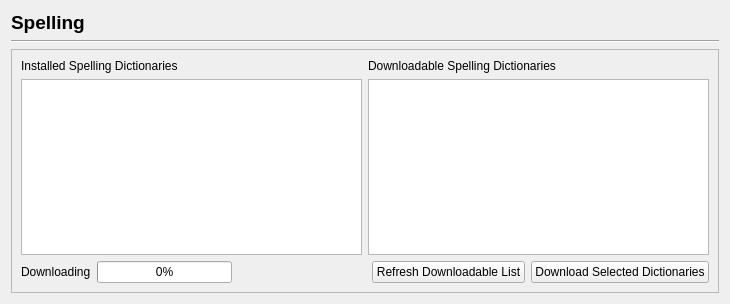
<?xml version="1.0" encoding="UTF-8"?>
<ui version="4.0">
 <class>Prefs_Spelling</class>
 <widget class="QWidget" name="Prefs_Spelling">
  <property name="geometry">
   <rect>
    <x>0</x>
    <y>0</y>
    <width>730</width>
    <height>304</height>
   </rect>
  </property>
  <property name="windowTitle">
   <string>Form</string>
  </property>
  <layout class="QVBoxLayout" name="verticalLayout_3">
   <item>
    <widget class="QLabel" name="label">
     <property name="font">
      <font>
       <pointsize>14</pointsize>
       <weight>75</weight>
       <bold>true</bold>
      </font>
     </property>
     <property name="text">
      <string>Spelling</string>
     </property>
    </widget>
   </item>
   <item>
    <widget class="Line" name="line">
     <property name="orientation">
      <enum>Qt::Horizontal</enum>
     </property>
    </widget>
   </item>
   <item>
    <widget class="QScrollArea" name="scrollArea">
     <property name="widgetResizable">
      <bool>true</bool>
     </property>
     <widget class="QWidget" name="scrollAreaWidgetContents">
      <property name="geometry">
       <rect>
        <x>0</x>
        <y>0</y>
        <width>704</width>
        <height>236</height>
       </rect>
      </property>
      <layout class="QVBoxLayout" name="verticalLayout_4">
       <item>
        <layout class="QHBoxLayout" name="horizontalLayout_2">
         <item>
          <layout class="QVBoxLayout" name="verticalLayout">
           <item>
            <widget class="QLabel" name="label_5">
             <property name="text">
              <string>Installed Spelling Dictionaries</string>
             </property>
            </widget>
           </item>
           <item>
            <widget class="QTableWidget" name="dictTableWidget">
             <attribute name="verticalHeaderVisible">
              <bool>false</bool>
             </attribute>
            </widget>
           </item>
          </layout>
         </item>
         <item>
          <layout class="QVBoxLayout" name="verticalLayout_2">
           <item>
            <widget class="QLabel" name="label_6">
             <property name="text">
              <string>Downloadable Spelling Dictionaries</string>
             </property>
            </widget>
           </item>
           <item>
            <widget class="QTableWidget" name="availDictTableWidget">
             <attribute name="verticalHeaderVisible">
              <bool>false</bool>
             </attribute>
            </widget>
           </item>
          </layout>
         </item>
        </layout>
       </item>
       <item>
        <layout class="QHBoxLayout" name="horizontalLayout">
         <item>
          <widget class="QLabel" name="dlLabel">
           <property name="text">
            <string>Downloading</string>
           </property>
          </widget>
         </item>
         <item>
          <widget class="QProgressBar" name="downloadProgressBar">
           <property name="value">
            <number>0</number>
           </property>
           <property name="textVisible">
            <bool>true</bool>
           </property>
           <property name="invertedAppearance">
            <bool>false</bool>
           </property>
          </widget>
         </item>
         <item>
          <spacer name="horizontalSpacer">
           <property name="orientation">
            <enum>Qt::Horizontal</enum>
           </property>
           <property name="sizeHint" stdset="0">
            <size>
             <width>40</width>
             <height>20</height>
            </size>
           </property>
          </spacer>
         </item>
         <item>
          <widget class="QPushButton" name="availListDownloadButton">
           <property name="text">
            <string>Refresh Downloadable List</string>
           </property>
          </widget>
         </item>
         <item>
          <widget class="QPushButton" name="spellDownloadButton">
           <property name="text">
            <string>Download Selected Dictionaries</string>
           </property>
          </widget>
         </item>
        </layout>
       </item>
      </layout>
     </widget>
    </widget>
   </item>
  </layout>
 </widget>
 <resources/>
 <connections/>
</ui>
